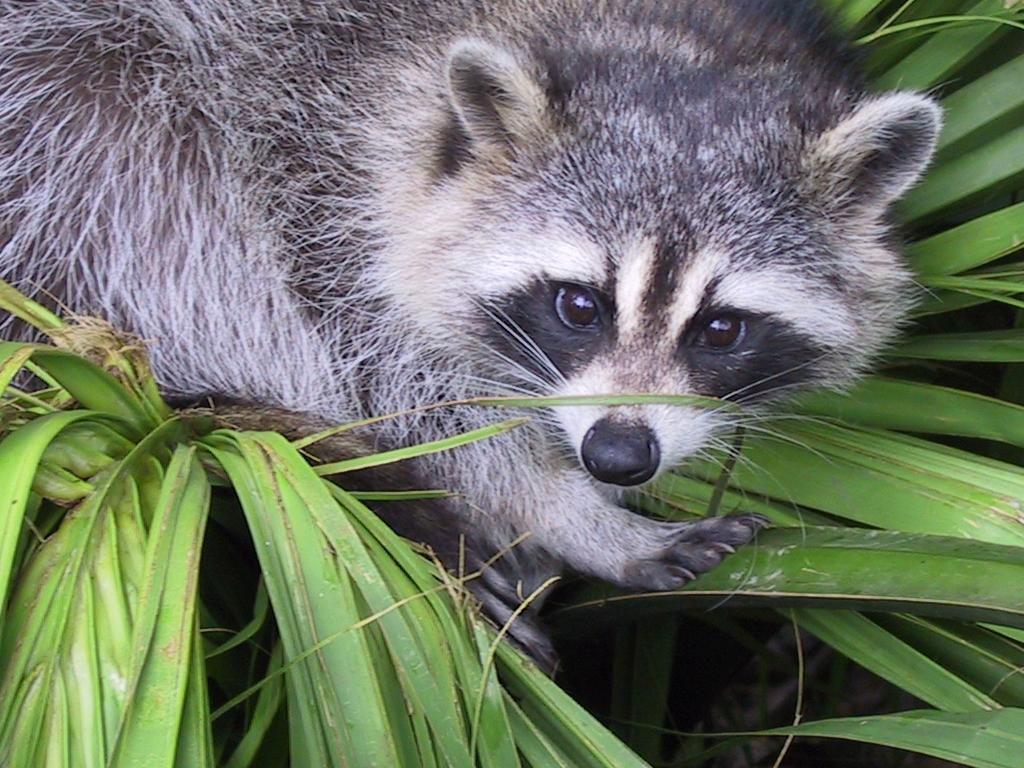
#> input picture python_datascience_1/ex03/animal.jpeg, 1024 x 768 px
$ python test.py
#> lines starting #> are read from the running program, lines starting #| are printed output that depends on the picture
import cv2
import matplotlib.pyplot as plt

def main():
    try:
        # Load the image
        image_path = 'animal.jpeg'
        image = cv2.imread(image_path)
#> image is the input picture: shape (768, 1024, 3); mean B, G, R 102.1, 117.7, 110.7

        if image is None:
            raise FileNotFoundError(f"Image at path '{image_path}' not found.")

        # Get the shape of the image
        shape = image.shape
#> shape = (768, 1024, 3)
        print(f"The shape of the image is: {shape}")
#| The shape of the image is: (768, 1024, 3)

        # Print the pixel content of the image (first 5 rows for brevity)
        print("Pixel content of the image (first 5 rows):")
        print(image[:5])
#> (printed output is left out)

        # Zoom the image (cropping)
        zoomed_image = image[100:500, 100:500]
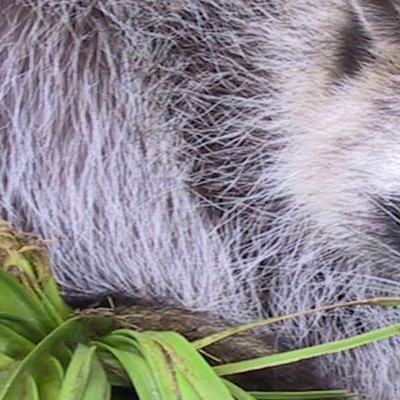
#> zoomed_image: shape (400, 400, 3); mean B, G, R 141.8, 139.3, 142.5

        # Get the new shape after slicing
        new_shape = zoomed_image.shape
#> new_shape = (400, 400, 3)
        print(f"New shape after slicing: {new_shape}")
#| New shape after slicing: (400, 400, 3)

        # Convert the zoomed image to grayscale
        zoomed_image_gray = cv2.cvtColor(zoomed_image, cv2.COLOR_BGR2GRAY)
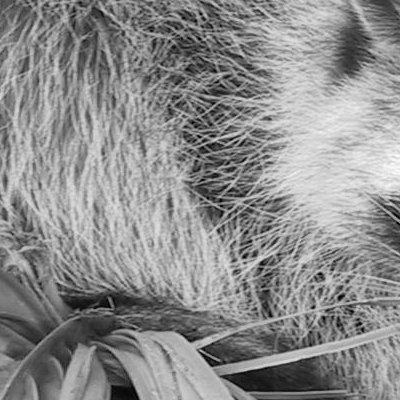
#> zoomed_image_gray: shape (400, 400); min 0, max 253, mean 140.6
        print("Zoomed image pixel content in grayscale (first 5 rows):")
        print(zoomed_image_gray[:5])
#> (printed output is left out)

        # Display the image with scale
        plt.figure()
        plt.imshow(cv2.cvtColor(zoomed_image_gray, cv2.COLOR_BGR2RGB))
        plt.xlabel('X-axis')
        plt.ylabel('Y-axis')
        plt.title('Zoomed Image')
        plt.show()

    except FileNotFoundError as fnf_error:
        print(fnf_error)
    except Exception as e:
        print(f"An error occurred: {e}")

if __name__ == "__main__":
    main()
